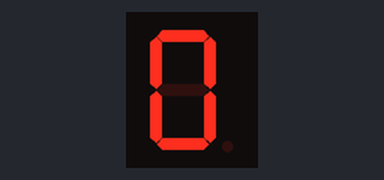
Bench run of a sketch on a simulated Arduino Uno, built with avr-gcc and run on an emulated ATmega328P. Shown: 1-digit seven-segment display. Wiring (inferred from the names in the program): 1-digit 7-segment display, segments lit when HIGH: segments pin 2, pin 3, pin 4, pin 5, pin 6, pin 7, pin 8. The segment pins are drawn as the display they are named for.

Above: at 0.1 s.
At 4.1 s:
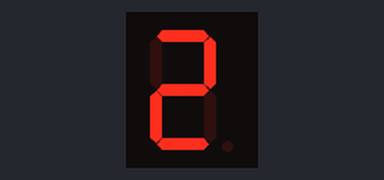
At 8.1 s:
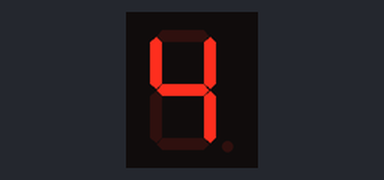
At 16.1 s:
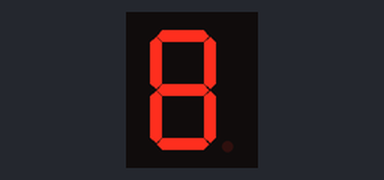
At 26.1 s:
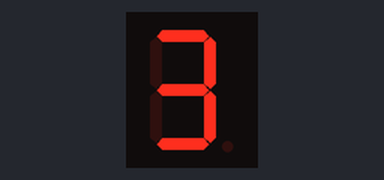
At 38.1 s:
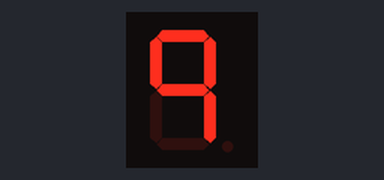

Measured:
- what the display in image 1 shows lasts 1.0 s, from 4.0 s to 5.0 s

The sketch:

codigo.ino
```cpp
int segmentos[7]={2,3,4,5,6,7,8};
int num0[7]={1,1,1,1,1,1,0};
int num1[7]={0,1,1,0,0,0,0};
int num2[7]={1,1,0,1,1,0,1};
int num3[7]={1,1,1,1,0,0,1};
int num4[7]={0,1,1,0,0,1,1};
int num5[7]={1,0,1,1,0,1,1};
int num6[7]={0,0,1,1,1,1,1};
int num7[7]={1,1,1,0,0,0,0};
int num8[7]={1,1,1,1,1,1,1};
int num9[7]={1,1,1,0,0,1,1};

void setup() {
  // put your setup code here, to run once:
  for(int i=0;i<7;i++){
    pinMode(segmentos[i],OUTPUT);
  }
}

void loop() {
  // put your main code here, to run repeatedly:
  verNumero(num0);
  verNumero(num1);
  verNumero(num2);
  verNumero(num3);
  verNumero(num4);
  verNumero(num5);
  verNumero(num6);
  verNumero(num7);
  verNumero(num8);
  verNumero(num9);
}

void verNumero(int numero[7]){
  for(int i=0;i<7;i++){
    digitalWrite(segmentos[i],numero[i]);
  }
  delay(1000);
  for(int i=0;i<7;i++){
    digitalWrite(segmentos[i],0);
  }
  delay(1000);
}
```
